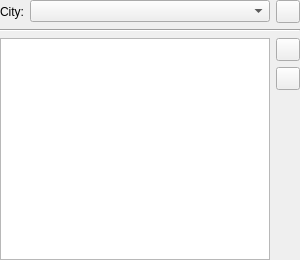
<?xml version="1.0" encoding="UTF-8"?>
<ui version="4.0">
 <class>CitySearchWidget</class>
 <widget class="QWidget" name="CitySearchWidget">
  <property name="geometry">
   <rect>
    <x>0</x>
    <y>0</y>
    <width>300</width>
    <height>260</height>
   </rect>
  </property>
  <layout class="QGridLayout" name="gridLayout">
   <property name="margin">
    <number>0</number>
   </property>
   <item row="0" column="0">
    <widget class="QLabel" name="lCity">
     <property name="text">
      <string>City:</string>
     </property>
    </widget>
   </item>
   <item row="0" column="1">
    <widget class="CityComboBox" name="cbCity">
     <property name="sizePolicy">
      <sizepolicy hsizetype="Expanding" vsizetype="Fixed">
       <horstretch>0</horstretch>
       <verstretch>0</verstretch>
      </sizepolicy>
     </property>
    </widget>
   </item>
   <item row="0" column="2">
    <widget class="QToolButton" name="tbCityAdd">
     <property name="toolTip">
      <string>Add to the list</string>
     </property>
     <property name="icon">
      <iconset theme="list-add"/>
     </property>
    </widget>
   </item>
   <item row="3" column="0" colspan="2">
    <widget class="QListView" name="lvCities">
     <property name="horizontalScrollBarPolicy">
      <enum>Qt::ScrollBarAlwaysOff</enum>
     </property>
     <property name="editTriggers">
      <set>QAbstractItemView::NoEditTriggers</set>
     </property>
     <property name="selectionMode">
      <enum>QAbstractItemView::ExtendedSelection</enum>
     </property>
     <property name="verticalScrollMode">
      <enum>QAbstractItemView::ScrollPerPixel</enum>
     </property>
     <property name="horizontalScrollMode">
      <enum>QAbstractItemView::ScrollPerPixel</enum>
     </property>
     <property name="resizeMode">
      <enum>QListView::Adjust</enum>
     </property>
     <property name="uniformItemSizes">
      <bool>true</bool>
     </property>
    </widget>
   </item>
   <item row="1" column="0" rowspan="2" colspan="3">
    <widget class="Line" name="lTop">
     <property name="orientation">
      <enum>Qt::Horizontal</enum>
     </property>
    </widget>
   </item>
   <item row="3" column="2">
    <widget class="QWidget" name="wButtons" native="true">
     <layout class="QVBoxLayout" name="verticalLayout">
      <property name="margin">
       <number>0</number>
      </property>
      <item>
       <widget class="QToolButton" name="tbCityRemove">
        <property name="toolTip">
         <string>Remove selection from the list</string>
        </property>
        <property name="icon">
         <iconset theme="list-remove"/>
        </property>
       </widget>
      </item>
      <item>
       <widget class="QToolButton" name="tbCityClear">
        <property name="toolTip">
         <string>Clear the list</string>
        </property>
        <property name="icon">
         <iconset theme="edit-clear-list"/>
        </property>
       </widget>
      </item>
      <item>
       <spacer name="verticalSpacer">
        <property name="orientation">
         <enum>Qt::Vertical</enum>
        </property>
        <property name="sizeHint" stdset="0">
         <size>
          <width>20</width>
          <height>163</height>
         </size>
        </property>
       </spacer>
      </item>
     </layout>
    </widget>
   </item>
  </layout>
 </widget>
 <customwidgets>
  <customwidget>
   <class>CityComboBox</class>
   <extends>QComboBox</extends>
   <header>widgets/CityComboBox.h</header>
  </customwidget>
 </customwidgets>
 <resources/>
 <connections/>
</ui>
